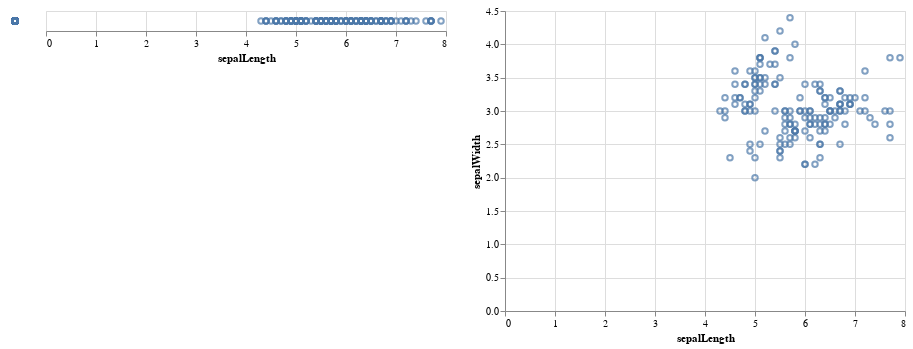

Write notebook code for a chart like this one.
### Markdown cell above
# Een visualisatie opbouwen met Altair

Voor meer inzicht in de logica, bouwen we het voorbeeld stap voor stap op. 
In het voorbeeld hieronder worden de volgende stappen 1 voor 1 uitgevoerd en gevisualiseerd:

1) We laden de data in een Chart object (`Chart(df)`) en visualiseren deze als een punt (`mark_point()`. 
    De visualisatie bevat een punt weer voor ieder datapunt in ons dataframe.
    Nu overlappen alle punten, omdat deze nog geen x- of y-coördinaten bevatten.
2) Vervolgens splitsen we de data op de x-as door het toevoegen van een x-coördinaten `encoding(x=...)`. 
    De output is een 1-dimensionaal scatterplot.
3) Door toevoegen van y-as encoding creëren we 2-dimensionaal scatterplot.
4) Toevoegen van de `column` encoding zorgt ervoor dat data verspreid wordt over 3 scatterplots, een voor ieder specie.

Zie de [getting started](https://altair-viz.github.io/getting_started/starting.html) sectie van de Altair documentatie voor meer achtergrond in het opbouwen van visualisaties.

### Code cell
# 1. Initializeren van chart object
points = (
    alt
    .Chart(df)
    .mark_point()
)

# 2. Data punten plotten op x-as
x_points = points.encode(x="sepalLength")
# 3. Data punten plotten op y-as
x_y_points = x_points.encode(y="sepalWidth")

# Plots kunnen makkelijk horizontaal naast elkaar worden weergegeven mbv de `|` operator
points | x_points | x_y_points

### Figure 1 — Vega-Lite specification as saved in the notebook (floating-point values rounded to 4 significant figures; data arrays with more than 128 entries replaced by an {"elided": "..."} marker saying what was removed)
{"$schema": "https://vega.github.io/schema/vega-lite/v4.17.0.json", "config": {"view": {"continuousHeight": 300, "continuousWidth": 400}}, "data": {"name": "data-a264acbd6e539a8b3afc0cb5f240fb57"}, "datasets": {"data-a264acbd6e539a8b3afc0cb5f240fb57": {"elided": "150 records"}}, "hconcat": [{"mark": "point"}, {"encoding": {"x": {"field": "sepalLength", "type": "quantitative"}}, "mark": "point"}, {"encoding": {"x": {"field": "sepalLength", "type": "quantitative"}, "y": {"field": "sepalWidth", "type": "quantitative"}}, "mark": "point"}]}
